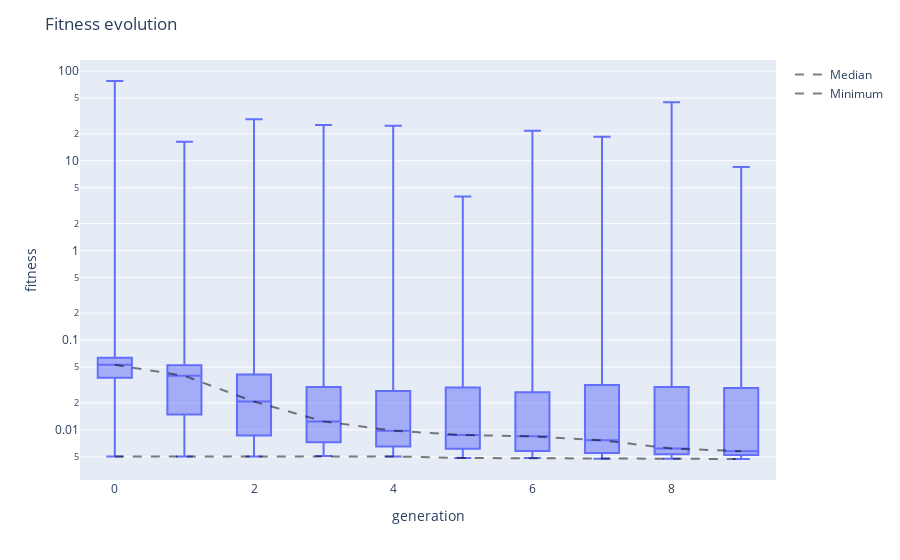

The cell this chart's notebook holds for it:
### Code cell
viewer.fitness_evolution()

### Figure 1 — Plotly figure (JSON) as saved in the notebook; plotly's stock layout.template omitted (floating-point values rounded to 4 significant figures; data arrays with more than 128 entries replaced by an {"elided": "..."} marker saying what was removed)
{"data": [{"alignmentgroup": "True", "boxpoints": false, "hovertemplate": "generation=%{x}<br>fitness=%{y}<extra></extra>", "legendgroup": "", "marker": {"color": "#636efa"}, "name": "", "notched": false, "offsetgroup": "", "orientation": "v", "showlegend": false, "type": "box", "x": {"elided": "5000 int values"}, "x0": " ", "xaxis": "x", "y": {"elided": "5000 float values"}, "y0": " ", "yaxis": "y"}, {"line": {"color": "rgba(0,0,0,0.5)", "dash": "dash", "width": 2}, "mode": "lines", "name": "Median", "type": "scatter", "x": [0, 1, 2, 3, 4, 5, 6, 7, 8, 9], "y": [0.05305, 0.04002, 0.02067, 0.01243, 0.009794, 0.008758, 0.008472, 0.007644, 0.006191, 0.005784]}, {"line": {"color": "rgba(0,0,0,0.5)", "dash": "dash", "width": 2}, "mode": "lines", "name": "Minimum", "type": "scatter", "x": [0, 1, 2, 3, 4, 5, 6, 7, 8, 9], "y": [0.005033, 0.005033, 0.005033, 0.005106, 0.005054, 0.004855, 0.004847, 0.004762, 0.004762, 0.004732]}], "layout": {"boxmode": "group", "legend": {"tracegroupgap": 0}, "margin": {"t": 60}, "title": {"text": "Fitness evolution"}, "xaxis": {"anchor": "y", "domain": [0, 1], "title": {"text": "generation"}}, "yaxis": {"anchor": "x", "domain": [0, 1], "title": {"text": "fitness"}, "type": "log"}}}
